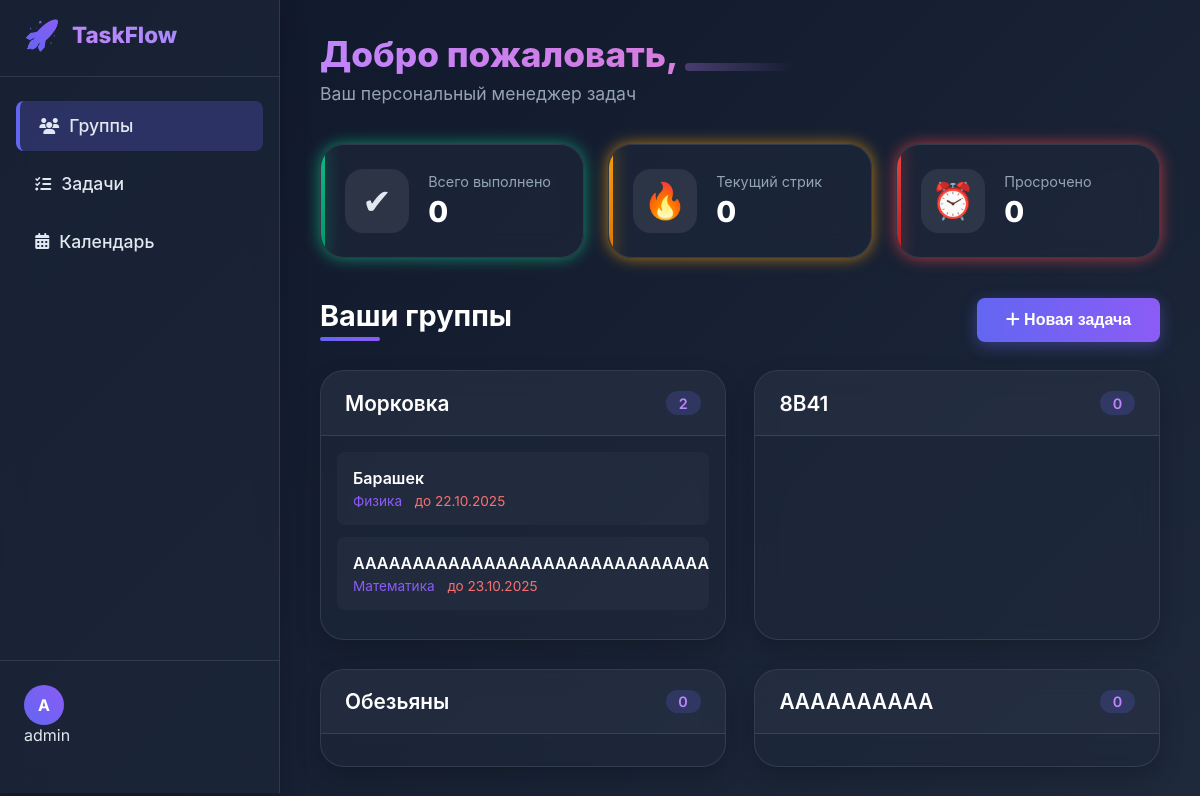
The app's page /dashboard/ (signed in), older data.
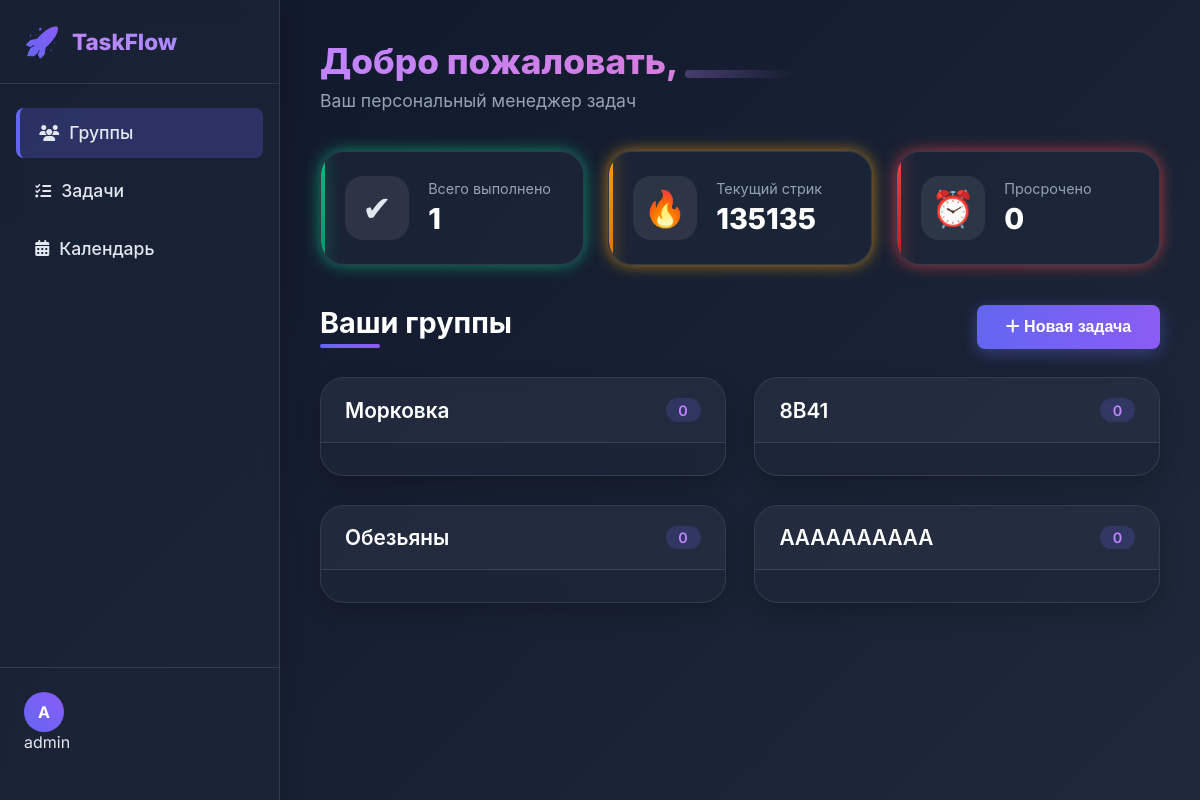
The same page, newer data.
### tasks/models.py (models this page shows, shortened)
class ClassGroup(models.Model):
    name = models.CharField(max_length=10)
    members = models.ManyToManyField(User, related_name="class_groups")
    created_at = models.DateTimeField(auto_now_add=True)
    def __str__(self):
        return self.name

class Task(models.Model):
    title = models.CharField(max_length=35)
    description = models.TextField(blank=True)
    deadline = models.DateTimeField()
    group = models.ForeignKey(ClassGroup, on_delete=models.CASCADE)
    discipline = models.CharField(max_length=36, blank=True)
    created_at = models.DateTimeField(auto_now_add=True)
    points = models.PositiveIntegerField(default=0)

### tasks/views.py (the view)
# urls.py: path("dashboard/", task_views.home_logged, name="home_logged"),
@login_required
def home_logged(request):
    user = request.user
    groups = user.class_groups.all()
    total_done = UserTask.objects.filter(
        user=user,
        status__in=[UserTask.Status.DONE_ON_TIME, UserTask.Status.DONE_LATE]
    ).count()
    expired = UserTask.objects.filter(user=user, status=UserTask.Status.EXPIRED).count()
    current_streak = getattr(user.stats, "streak", 0) if hasattr(user, "stats") else 0
    group_tasks = {}
    for group in groups:
        user_tasks = UserTask.objects.filter(user=user, task__group=group).exclude(status__in=[UserTask.Status.DONE_ON_TIME, UserTask.Status.DONE_LATE]).order_by('task__deadline')[:3]
        group_tasks[group] = [ut.task for ut in user_tasks]
    context = {
        'user': user,
        'group_tasks': group_tasks,
        'total_done': total_done,
        'expired': expired,
        'current_streak': current_streak,
        'task_form': TaskForm(user=user),
    }
    return render(request, 'tasks/home_logged.html', context)

### tasks/templates/tasks/home_logged.html (shortened to what this page needs)
{% extends "base.html" %}
{% load static %}
{% block head %}
  <link rel="stylesheet" href="{% static 'css/home_logged.css' %}">
  <link rel="stylesheet" href="https://cdnjs.cloudflare.com/ajax/libs/font-awesome/6.4.0/css/all.min.css">
{% endblock %}
{% block content %}
<div class="dashboard">
  <aside class="sidebar">
    <div class="logo">
      <div class="logo-icon">🚀</div>
      <span class="logo-text">TaskFlow</span>
    </div>
    <nav class="menu">
      <ul>
        <li class="active"><i class="fas fa-users"></i> <span>Группы</span></li>
        <li><i class="fas fa-tasks"></i> <span>Задачи</span></li>
        <li><i class="fas fa-calendar-alt"></i> <span>Календарь</span></li>
      </ul>
    </nav>
    <div class="sidebar-footer">
      <div class="user-info dropdown">
        <div class="user-avatar">{{ user.username|slice:":1"|upper }}</div>
        <span class="username">{{ user.username }}</span>
      </div>
    </div>
  </aside>
  <main class="main-content">
    <header class="page-header">
      <h1>Добро пожаловать, <span class="highlight">{{ user.username }}</span></h1>
      <p class="subtitle">Ваш персональный менеджер задач</p>
    </header>
    <div class="stats-grid">
      <div class="stat-card neon-success">
        <div class="stat-icon">✔</div>
        <div class="stat-details">
          <span class="stat-label">Всего выполнено</span>
          <span class="stat-value" id="total-done">{{ total_done }}</span>
        </div>
      </div>
      <div class="stat-card neon-streak">
        <div class="stat-icon">🔥</div>
        <div class="stat-details">
          <span class="stat-label">Текущий стрик</span>
          <span class="stat-value" id="current-streak">{{ current_streak }}</span>
        </div>
      </div>
      <div class="stat-card neon-warning">
        <div class="stat-icon">⏰</div>
        <div class="stat-details">
          <span class="stat-label">Просрочено</span>
          <span class="stat-value" id="expired">{{ expired }}</span>
        </div>
      </div>
    </div>
    <div class="tasks-section">
      <div class="section-header">
        <h2>Ваши группы</h2>
        <div class="actions">
          <button class="btn-primary" id="openTaskModal"><i class="fas fa-plus"></i> Новая задача</button>
        </div>
      </div>
      <div class="tasks-grid">
        {% for group, tasks in group_tasks.items %}
        <div class="task-group clickable" data-href="{% url 'group_detail' group.id %}" data-group-id="{{ group.id }}">
          <div class="group-header">
            <h3>{{ group.name }}</h3>
            <span class="task-count">{{ tasks|length }}</span>
          </div>
          <div class="tasks-list">
            {% for task in tasks %}
            <div class="task-item">
              <div class="task-content">
                <div class="task-title">{{ task.title }}</div>
                <div class="task-meta">
                  {% if task.discipline %}
                    <span class="discipline">{{ task.discipline }}</span>
                  {% endif %}
                  {% if task.deadline %}
                    <span class="deadline">
                      до {{ task.deadline|date:"d.m.Y" }}
                    </span>
                  {% endif %}
                </div>
              </div>
            </div>
            {% endfor %}
          </div>
        </div>
        {% endfor %}
      </div>
    </div>
  </main>
</div>
{% endblock %}

### templates/base.html (shortened to what this page needs)
<!DOCTYPE html>
<html lang="ru">
<head>
    {% load static %}
    <link rel="stylesheet" href="{% static 'css/main.css' %}">
    {% block head %}{% endblock %}
</head>
<body>
{% block content %}{% endblock %}
</body>
</html>

### static/css/main.css (style rules this page uses)
body { margin: 0; font-family: 'Inter', sans-serif; background: linear-gradient(135deg, #f5f7fa, #c3cfe2); color: #333; height: 100vh; display: flex; justify-content: center; align-items: center; }
h1 { font-size: 3rem; margin-bottom: 1rem; }
h1 span { color: #4f46e5; }
p { font-size: 1.2rem; margin-bottom: 2rem; color: #555; }

Row changes from the older to the newer data that the page shows:
removed Task: title "Барашек", discipline "Физика", deadline "22.10.2025", shown under ClassGroup "Морковка"
removed Task: title "АААААААААААААААААААААААААААААА", discipline "Математика", deadline "23.10.2025", shown under ClassGroup "Морковка"
computed for ClassGroup "Морковка": tasks "2" → "0"
Text that changed along with them:
{{ total_done }}: "0" → "1"
{{ current_streak }}: "0" → "135135"
